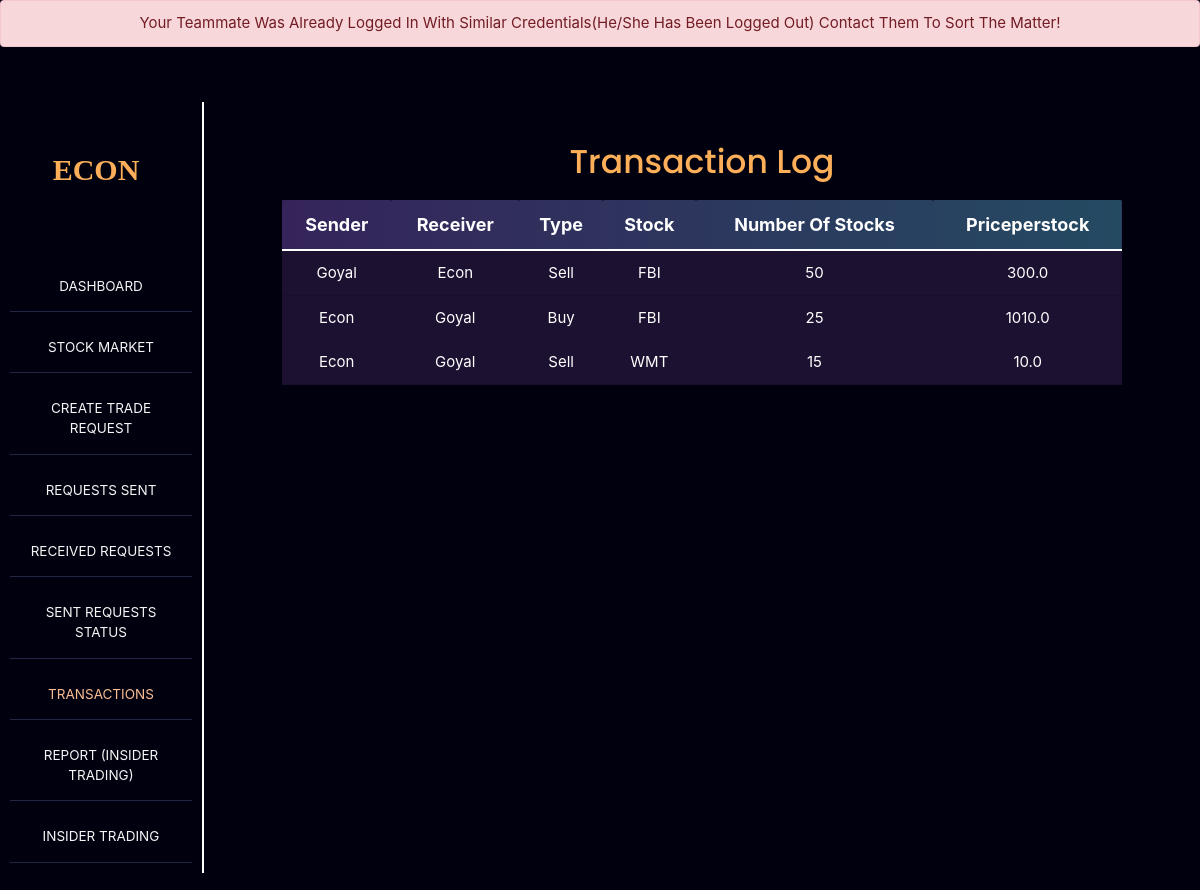
/transaction-log/ (signed in), run on the app's committed database.
### international/models.py (models this page shows, shortened)
class tradereq(models.Model):
    sender=models.ForeignKey(settings.AUTH_USER_MODEL, on_delete=models.CASCADE, related_name="sender_trade_inter")
    receiver=models.ForeignKey(settings.AUTH_USER_MODEL, on_delete=models.CASCADE, related_name="receiver_trade_inter")
    action=models.CharField(choices=action_list,max_length=10,default='buy')
    status=models.CharField(choices=status_list,max_length=50,default='pending')
    stock=models.CharField(choices=stock_list,max_length=100)
    numberofstocks=models.IntegerField(default=0)
    priceperstock=models.FloatField(null=True, blank=False, default=0)
    is_active= models.BooleanField(blank=False, null=False, default=True)

### international/views.py (the view)
# urls.py: path('transaction-log/',all_history,name='transaction-log'),
@login_required
def all_history(request):
    user=request.user
    comb_query = tradereq.objects.filter(sender=user) | tradereq.objects.filter(receiver=user)
    final_query = comb_query.filter(status='accepted')
    transactions=final_query.order_by('-id')
    return render(request,'international/transaction-log.html',{'requests':transactions})

### international/templates/international/transaction-log.html (shortened to what this page needs)
{% extends "base.html" %}
{% load static %}
{% block content %}
<html>
<head>
</head>
<body>
<section class="main-page">
    <div class="side-bar-wrapper">
        <div class="team-info">
        <div class="team-name"><h2>{{ user.username }}</h2></div>
        </div>
        <div class="requestButtons">
        <div class="req-btn"><a class="btn-insider" href="{% url 'international:dashboard' %}">Dashboard</a></div>
        <div class="req-btn"><a class="btn-insider" href="{% url 'international:stocks' %}">Stock Market</a></div>
        <div class="req-btn"><a class="btn-insider" href="{% url 'international:createrequest' %}">Create Trade Request</a></div>
        <div class="req-btn"><a class="btn-insider" href="{% url 'international:sentreq' %}" >Requests Sent</a></div>
        <div class="req-btn"><a class="btn-insider" href="{% url 'international:receivedreq' %}">Received Requests</a></div>
        <div class="req-btn"><a class="btn-insider" href="{% url 'international:transaction-history' %}">Sent Requests Status</a></div>
        <div class="req-btn"><a class="btn-insider" href="{% url 'international:transaction-log' %}" style="color:#f8bd95">Transactions</a></div>
        <div class="req-btn"><a class="btn-insider" href="{% url 'international:report' %}">Report (Insider Trading)</a></div>
        <div class="req-btn"><a class="btn-insider" href="https://unh.zoom.us/j/95053387491?pwd=aTZ6d0xUOGlSTXBwQUxBVWJ6WHBudz09">Insider Trading</a></div>
    </div>
</div>
<div class="table-section">
    <h1>Transaction Log</h1>
    <table>
    <thead>
        <tr>
            <th>sender</th>
            <th>receiver</th>
            <th>type</th>
            <th>stock</th>
            <th>number of stocks</th>
            <th>priceperstock</th>
        </tr>
    </thead>
    <tbody>
    {% for req in requests %}
        <tr>
            <td>{{ req.sender }}</td>
            <td>{{ req.receiver }}</td>
            <td>{{ req.action }} </td>
            <td>{{ req.stock }} </td>
            <td>{{ req.numberofstocks }}</td>
            <td>{{ req.priceperstock }}</td>
        </tr>
        {% endfor %}
    </tbody>
    </table>
  </div>
</section>
</body>
</html>
{% endblock %}

### static_in_env/css/responsee.css (style rules this page uses)
* { -webkit-box-sizing: border-box; -moz-box-sizing: border-box; box-sizing: border-box; margin: 0; }
body { background: none repeat scroll 0 0 #eeeeee; font-size: 16px; font-family: "Open Sans", Arial, sans-serif; color: #444; }
h1, h2, h3, h4, h5, h6 { color: #152732; font-weight: normal; line-height: 1.3; margin: 0.5rem 0; }
h1 { font-size: 2.7rem; }
h2 { font-size: 2.2rem; }
a, a:link, a:visited, a:hover, a:active { text-decoration: none; color: #9BB800; transition: color 0.20s linear 0s; -o-transition: color 0.20s linear 0s; -ms-transition: color 0.20s linear 0s; -moz-transition: color 0.20s linear 0s; -webkit-transition: color 0.20s linear 0s; }
p, li, dl, blockquote, table, kbd { font-size: 0.85rem; line-height: 1.6; }
table { background: none repeat scroll 0 0 #fff; border: 1px solid #f0f0f0; border-collapse: collapse; border-spacing: 0; text-align: left; width: 100%; }
table tr td, table tr th { padding: 0.625rem; }
table tfoot, table thead, table tr:nth-of-type(2n) { background: none repeat scroll 0 0 #f0f0f0; }
th, table tr:nth-of-type(2n) td { border-right: 1px solid #fff; }
td { border-right: 1px solid #f0f0f0; }
@media screen and (max-width:1366px) { .size-960, .size-1140, .size-1280, .size-1520 { max-width: 1366px; } }

### static_in_env/css/login.css (style rules this page uses)
* { padding:0; margin:0; }

### international/templates/international/transaction-log.html (style rules this page uses)
* { margin: 0; padding: 0; box-sizing: border-box; }
body { background: #00000f; text-transform: capitalize; }
.main-page { display: flex; height: 100%; }
.side-bar-wrapper { width: 17vw; margin: 5vh 0; color: #FCAF58; padding: 0 10px 0 0px; border-right: 2px solid white; }
.side-bar-wrapper .team-info { text-align: center; margin: 10px; padding: 5px 10px 20px 10px; border-radius: 30px; box-shadow: 1px 1px 15px 0 #00000f; }
.side-bar-wrapper .team-info .team-name h2 { font-size: 2rem; font-weight: bolder; margin-bottom: 25px; color: #FCAF58; font-family: 'Sanchez', serif; text-transform: uppercase; }
.requestButtons { margin-top: 30px; }
.requestButtons .req-btn { margin-bottom: 10px; display: flex; flex-flow: column; }
.requestButtons .req-btn { margin-left: 10px; border-bottom: 1.5px solid #212646; text-align: center; }
.requestButtons .req-btn a { font-size: 0.9rem; text-transform: uppercase; padding: 15px 10px; color: whitesmoke; }
th, table tr:nth-of-type(2n) { border: none; background: transparent; }
th, table tr:nth-of-type(2n) td { border: none; background: transparent; }
.table-section { width: 70vw; height: 60vmin; display: flex; flex-flow: column; margin: 5vh auto; }
.table-section h1 { text-transform: capitalize; margin-bottom: 20px; text-align: center; font-size: 2.2rem; font-weight: 500; color: #FCAF58; }
.table-section table { border: none; background: #8953b036; width: 100%; }
.table-section table thead { background: none; border: none; background-image: linear-gradient(to right, #46317796, #29718398); border-bottom: 2px solid #fff; }
.table-section thead th { font-size: 1.2rem; text-align: center; height: 50px; z-index: 10; color: white; }
.table-section tbody td { text-align: center; font-size: 1rem; padding-right: 10px; color: white; z-index: 10; }
.req-btn a { color: #fff; }

### data on the page
tradereq: sender "Goyal", receiver "Econ", action "Sell", stock "FBI", numberofstocks "50", priceperstock "300.0"
tradereq: sender "Econ", receiver "Goyal", action "Buy", stock "FBI", numberofstocks "25", priceperstock "1010.0"
tradereq: sender "Econ", receiver "Goyal", action "Sell", stock "WMT", numberofstocks "15", priceperstock "10.0"

### other printed values
{{ message }} "Your Teammate Was Already Logged In With Similar Credentials(He/She Has Been Logged Out) Contact Them To Sort The Matter!"
{{ user.username }} "ECON"
